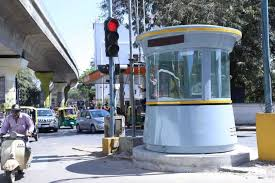
#> input picture images.jpg, 275 x 183 px, given in place of the camera
$ python human_detection.py
#> lines starting #> are read from the running program, lines starting #| are printed output that depends on the picture; after the words box and inside, x2 and y2 are one past the last pixel; in counts of white or black regions, pixels touching at a corner belong together
# Import the required modules.
import numpy as np # np is an arbitrary variable which is used as an abbreviation instead of typing numpy every time.
import cv2 # Open cv2 module.

hog = cv2.HOGDescriptor() # Initialize the Histogram Oriented Gradient descriptor for human detection.
hog.setSVMDetector(cv2.HOGDescriptor_getDefaultPeopleDetector()) # Support Vector Machine algorithm is used for supervised detection of human.

cv2.startWindowThread() # This function will access the video displayed on the respective window.

capture = cv2.VideoCapture(0) # Opens the webcam to start the video stream.

# The output will be written in the file named, "output.avi".
output = cv2.VideoWriter('output.avi', cv2.VideoWriter_fourcc(*'MJPG'), 15., (640, 480)) # This function is used to make annontations on a video.

while(True) : # Infinite loop.
    # Captures the video frame-by-frame.
    ret, frame = capture.read()
#> frame is the input picture: shape (183, 275, 3); mean B, G, R 145.9, 137.2, 129.5

    # Resizing the frame for faster & more accurate detection.
    frame = cv2.resize(frame, (640, 480))
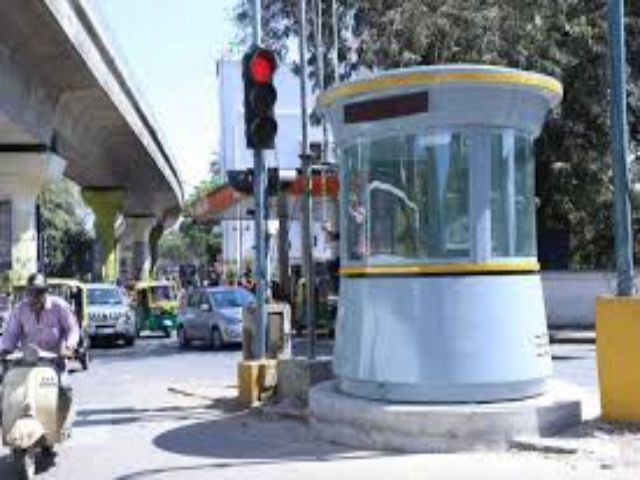
#> frame: shape (480, 640, 3); mean B, G, R 145.8, 137.1, 129.4
    # Converting the RGB colours to grayscale for faster detection.
    gray = cv2.cvtColor(frame, cv2.COLOR_RGB2GRAY)
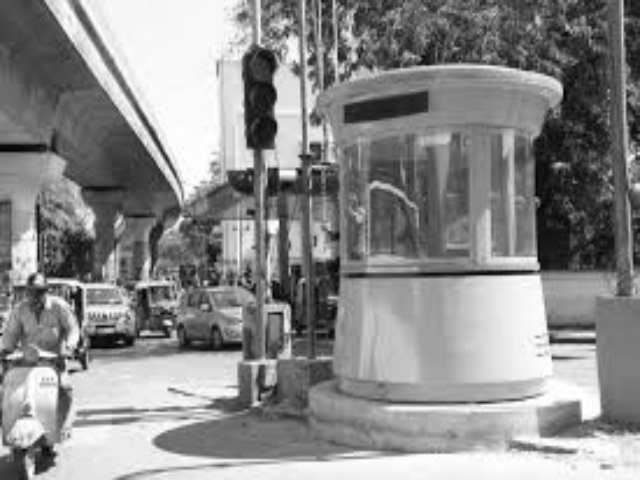
#> gray: shape (480, 640); min 1, max 255, mean 138.8

    # The below two lines will detect people present in the frame, also returns the corresponding values of boxes & weights for the detected humans.
    boxes, weights = hog.detectMultiScale(frame, winStride = (8, 8))
#> boxes = [[240, 25, 78, 156], [303, 114, 162, 324]]; weights = [0.488, 0.962]

    boxes = np.array([[x, y, x + w, y + h] for (x, y, w, h) in boxes]) # The sliding window parameters are stored in an array.
#> boxes = [[240, 25, 318, 181], [303, 114, 465, 438]]

    for (xA, yA, xB, yB) in boxes :
        cv2.rectangle(frame, (xA, yA), (xB, yB), (0, 255, 0), 2) # This function draws a rectangular box around the detected human.
#> this loop made 2 passes
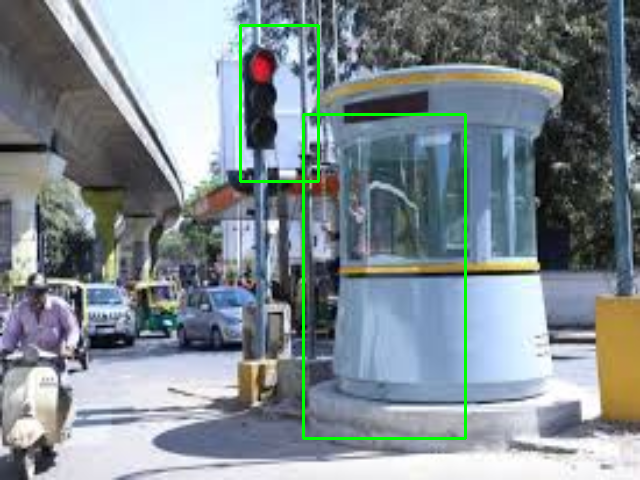
#> frame: shape (480, 640, 3); 1.4% of pixels changed, all inside (x1, y1, x2, y2) = (239, 24, 467, 440)

    output.write(frame.astype('uint8')) # Writes the boxes & weights on the output video.
    cv2.imshow('frame', frame) # Displays the output frame.

    # The user can close the webcam by pressing the key 'c'.
    if cv2.waitKey(1) & 0xFF == ord('c') :
#> (key Esc is pressed here)
        break

# The output video is stored in the PWD of the jupyter notebook.
capture.release()
output.release()
# Closes the output window.
cv2.destroyAllWindows()
cv2.waitKey(1)

$ run again, on 12BGTRAFFICJAM.jpg
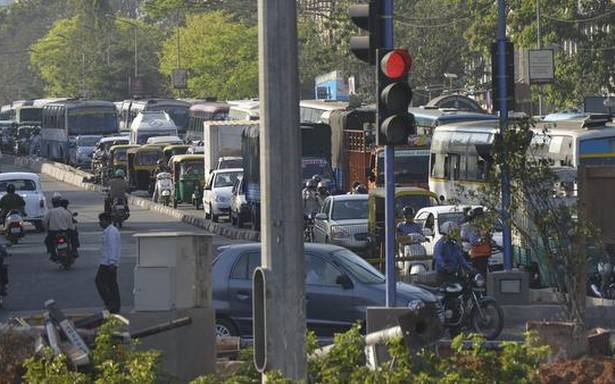
#> input picture 12BGTRAFFICJAM.jpg, 615 x 384 px, given in place of the camera
#> frame is the input picture: shape (384, 615, 3); mean B, G, R 87.9, 91.8, 90.2
#> `gray = cv2.cvtColor(frame, cv2.COLOR_RGB2GRAY)`:
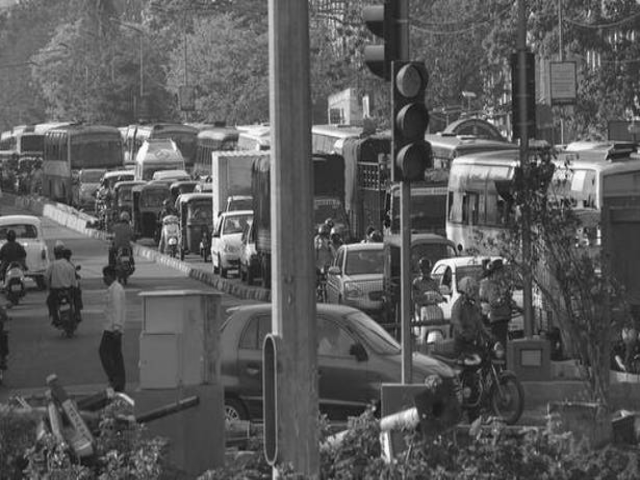
#> gray: shape (480, 640); min 15, max 254, mean 90.3
#> `boxes, weights = hog.detectMultiScale(frame, winStride = (8, 8))`: boxes = [[29, 229, 67, 134]]; weights = [1.77]
#> `boxes = np.array([[x, y, x + w, y + h] for (x, y, w, h) in boxes])`: boxes = [[29, 229, 96, 363]]
#> the loop `for (xA, yA, xB, yB) in boxes :` made 1 pass
#> after the loop `for (xA, yA, xB, yB) in boxes :`:
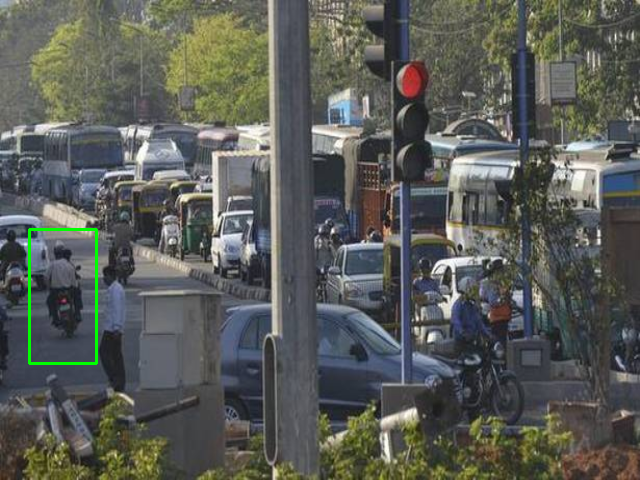
#> frame: shape (480, 640, 3); mean B, G, R 87.4, 92.3, 89.7
